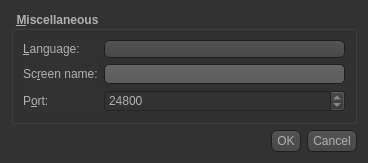
<?xml version="1.0" encoding="UTF-8"?>
<ui version="4.0">
 <class>SettingsDialogBase</class>
 <widget class="QDialog" name="SettingsDialogBase">
  <property name="geometry">
   <rect>
    <x>0</x>
    <y>0</y>
    <width>368</width>
    <height>152</height>
   </rect>
  </property>
  <property name="palette">
   <palette>
    <active>
     <colorrole role="WindowText">
      <brush brushstyle="SolidPattern">
       <color alpha="255">
        <red>177</red>
        <green>177</green>
        <blue>177</blue>
       </color>
      </brush>
     </colorrole>
     <colorrole role="Button">
      <brush brushstyle="SolidPattern">
       <color alpha="255">
        <red>50</red>
        <green>50</green>
        <blue>50</blue>
       </color>
      </brush>
     </colorrole>
     <colorrole role="Light">
      <brush brushstyle="SolidPattern">
       <color alpha="255">
        <red>255</red>
        <green>255</green>
        <blue>255</blue>
       </color>
      </brush>
     </colorrole>
     <colorrole role="Midlight">
      <brush brushstyle="SolidPattern">
       <color alpha="255">
        <red>255</red>
        <green>255</green>
        <blue>255</blue>
       </color>
      </brush>
     </colorrole>
     <colorrole role="Dark">
      <brush brushstyle="SolidPattern">
       <color alpha="255">
        <red>127</red>
        <green>127</green>
        <blue>127</blue>
       </color>
      </brush>
     </colorrole>
     <colorrole role="Mid">
      <brush brushstyle="SolidPattern">
       <color alpha="255">
        <red>170</red>
        <green>170</green>
        <blue>170</blue>
       </color>
      </brush>
     </colorrole>
     <colorrole role="Text">
      <brush brushstyle="SolidPattern">
       <color alpha="255">
        <red>177</red>
        <green>177</green>
        <blue>177</blue>
       </color>
      </brush>
     </colorrole>
     <colorrole role="BrightText">
      <brush brushstyle="SolidPattern">
       <color alpha="255">
        <red>255</red>
        <green>255</green>
        <blue>255</blue>
       </color>
      </brush>
     </colorrole>
     <colorrole role="ButtonText">
      <brush brushstyle="SolidPattern">
       <color alpha="255">
        <red>177</red>
        <green>177</green>
        <blue>177</blue>
       </color>
      </brush>
     </colorrole>
     <colorrole role="Base">
      <brush brushstyle="SolidPattern">
       <color alpha="255">
        <red>50</red>
        <green>50</green>
        <blue>50</blue>
       </color>
      </brush>
     </colorrole>
     <colorrole role="Window">
      <brush brushstyle="SolidPattern">
       <color alpha="255">
        <red>50</red>
        <green>50</green>
        <blue>50</blue>
       </color>
      </brush>
     </colorrole>
     <colorrole role="Shadow">
      <brush brushstyle="SolidPattern">
       <color alpha="255">
        <red>0</red>
        <green>0</green>
        <blue>0</blue>
       </color>
      </brush>
     </colorrole>
     <colorrole role="AlternateBase">
      <brush brushstyle="SolidPattern">
       <color alpha="255">
        <red>255</red>
        <green>255</green>
        <blue>255</blue>
       </color>
      </brush>
     </colorrole>
     <colorrole role="ToolTipBase">
      <brush brushstyle="SolidPattern">
       <color alpha="255">
        <red>255</red>
        <green>255</green>
        <blue>220</blue>
       </color>
      </brush>
     </colorrole>
     <colorrole role="ToolTipText">
      <brush brushstyle="SolidPattern">
       <color alpha="255">
        <red>0</red>
        <green>0</green>
        <blue>0</blue>
       </color>
      </brush>
     </colorrole>
    </active>
    <inactive>
     <colorrole role="WindowText">
      <brush brushstyle="SolidPattern">
       <color alpha="255">
        <red>177</red>
        <green>177</green>
        <blue>177</blue>
       </color>
      </brush>
     </colorrole>
     <colorrole role="Button">
      <brush brushstyle="SolidPattern">
       <color alpha="255">
        <red>50</red>
        <green>50</green>
        <blue>50</blue>
       </color>
      </brush>
     </colorrole>
     <colorrole role="Light">
      <brush brushstyle="SolidPattern">
       <color alpha="255">
        <red>255</red>
        <green>255</green>
        <blue>255</blue>
       </color>
      </brush>
     </colorrole>
     <colorrole role="Midlight">
      <brush brushstyle="SolidPattern">
       <color alpha="255">
        <red>255</red>
        <green>255</green>
        <blue>255</blue>
       </color>
      </brush>
     </colorrole>
     <colorrole role="Dark">
      <brush brushstyle="SolidPattern">
       <color alpha="255">
        <red>127</red>
        <green>127</green>
        <blue>127</blue>
       </color>
      </brush>
     </colorrole>
     <colorrole role="Mid">
      <brush brushstyle="SolidPattern">
       <color alpha="255">
        <red>170</red>
        <green>170</green>
        <blue>170</blue>
       </color>
      </brush>
     </colorrole>
     <colorrole role="Text">
      <brush brushstyle="SolidPattern">
       <color alpha="255">
        <red>177</red>
        <green>177</green>
        <blue>177</blue>
       </color>
      </brush>
     </colorrole>
     <colorrole role="BrightText">
      <brush brushstyle="SolidPattern">
       <color alpha="255">
        <red>255</red>
        <green>255</green>
        <blue>255</blue>
       </color>
      </brush>
     </colorrole>
     <colorrole role="ButtonText">
      <brush brushstyle="SolidPattern">
       <color alpha="255">
        <red>177</red>
        <green>177</green>
        <blue>177</blue>
       </color>
      </brush>
     </colorrole>
     <colorrole role="Base">
      <brush brushstyle="SolidPattern">
       <color alpha="255">
        <red>50</red>
        <green>50</green>
        <blue>50</blue>
       </color>
      </brush>
     </colorrole>
     <colorrole role="Window">
      <brush brushstyle="SolidPattern">
       <color alpha="255">
        <red>50</red>
        <green>50</green>
        <blue>50</blue>
       </color>
      </brush>
     </colorrole>
     <colorrole role="Shadow">
      <brush brushstyle="SolidPattern">
       <color alpha="255">
        <red>0</red>
        <green>0</green>
        <blue>0</blue>
       </color>
      </brush>
     </colorrole>
     <colorrole role="AlternateBase">
      <brush brushstyle="SolidPattern">
       <color alpha="255">
        <red>255</red>
        <green>255</green>
        <blue>255</blue>
       </color>
      </brush>
     </colorrole>
     <colorrole role="ToolTipBase">
      <brush brushstyle="SolidPattern">
       <color alpha="255">
        <red>255</red>
        <green>255</green>
        <blue>220</blue>
       </color>
      </brush>
     </colorrole>
     <colorrole role="ToolTipText">
      <brush brushstyle="SolidPattern">
       <color alpha="255">
        <red>0</red>
        <green>0</green>
        <blue>0</blue>
       </color>
      </brush>
     </colorrole>
    </inactive>
    <disabled>
     <colorrole role="WindowText">
      <brush brushstyle="SolidPattern">
       <color alpha="255">
        <red>64</red>
        <green>64</green>
        <blue>64</blue>
       </color>
      </brush>
     </colorrole>
     <colorrole role="Button">
      <brush brushstyle="SolidPattern">
       <color alpha="255">
        <red>50</red>
        <green>50</green>
        <blue>50</blue>
       </color>
      </brush>
     </colorrole>
     <colorrole role="Light">
      <brush brushstyle="SolidPattern">
       <color alpha="255">
        <red>255</red>
        <green>255</green>
        <blue>255</blue>
       </color>
      </brush>
     </colorrole>
     <colorrole role="Midlight">
      <brush brushstyle="SolidPattern">
       <color alpha="255">
        <red>255</red>
        <green>255</green>
        <blue>255</blue>
       </color>
      </brush>
     </colorrole>
     <colorrole role="Dark">
      <brush brushstyle="SolidPattern">
       <color alpha="255">
        <red>127</red>
        <green>127</green>
        <blue>127</blue>
       </color>
      </brush>
     </colorrole>
     <colorrole role="Mid">
      <brush brushstyle="SolidPattern">
       <color alpha="255">
        <red>170</red>
        <green>170</green>
        <blue>170</blue>
       </color>
      </brush>
     </colorrole>
     <colorrole role="Text">
      <brush brushstyle="SolidPattern">
       <color alpha="255">
        <red>64</red>
        <green>64</green>
        <blue>64</blue>
       </color>
      </brush>
     </colorrole>
     <colorrole role="BrightText">
      <brush brushstyle="SolidPattern">
       <color alpha="255">
        <red>255</red>
        <green>255</green>
        <blue>255</blue>
       </color>
      </brush>
     </colorrole>
     <colorrole role="ButtonText">
      <brush brushstyle="SolidPattern">
       <color alpha="255">
        <red>64</red>
        <green>64</green>
        <blue>64</blue>
       </color>
      </brush>
     </colorrole>
     <colorrole role="Base">
      <brush brushstyle="SolidPattern">
       <color alpha="255">
        <red>50</red>
        <green>50</green>
        <blue>50</blue>
       </color>
      </brush>
     </colorrole>
     <colorrole role="Window">
      <brush brushstyle="SolidPattern">
       <color alpha="255">
        <red>50</red>
        <green>50</green>
        <blue>50</blue>
       </color>
      </brush>
     </colorrole>
     <colorrole role="Shadow">
      <brush brushstyle="SolidPattern">
       <color alpha="255">
        <red>0</red>
        <green>0</green>
        <blue>0</blue>
       </color>
      </brush>
     </colorrole>
     <colorrole role="AlternateBase">
      <brush brushstyle="SolidPattern">
       <color alpha="255">
        <red>255</red>
        <green>255</green>
        <blue>255</blue>
       </color>
      </brush>
     </colorrole>
     <colorrole role="ToolTipBase">
      <brush brushstyle="SolidPattern">
       <color alpha="255">
        <red>255</red>
        <green>255</green>
        <blue>220</blue>
       </color>
      </brush>
     </colorrole>
     <colorrole role="ToolTipText">
      <brush brushstyle="SolidPattern">
       <color alpha="255">
        <red>0</red>
        <green>0</green>
        <blue>0</blue>
       </color>
      </brush>
     </colorrole>
    </disabled>
   </palette>
  </property>
  <property name="windowTitle">
   <string>Settings</string>
  </property>
  <property name="styleSheet">
   <string notr="true">QToolTip
{
     border: 1px solid black;
     background-color: #ffa02f;
     padding: 1px;
     border-radius: 3px;
     opacity: 100;
}

QWidget
{
    color: #b1b1b1;
    background-color: #323232;
}

QWidget:item:hover
{
    background-color: QLinearGradient( x1: 0, y1: 0, x2: 0, y2: 1, stop: 0 #ffa02f, stop: 1 #ca0619);
    color: #000000;
}

QWidget:item:selected
{
    background-color: QLinearGradient( x1: 0, y1: 0, x2: 0, y2: 1, stop: 0 #ffa02f, stop: 1 #d7801a);
}

QMenuBar::item
{
    background: transparent;
}

QMenuBar::item:selected
{
    background: transparent;
    border: 1px solid #ffaa00;
}

QMenuBar::item:pressed
{
    background: #444;
    border: 1px solid #000;
    background-color: QLinearGradient(
        x1:0, y1:0,
        x2:0, y2:1,
        stop:1 #212121,
        stop:0.4 #343434/*,
        stop:0.2 #343434,
        stop:0.1 #ffaa00*/
    );
    margin-bottom:-1px;
    padding-bottom:1px;
}

QMenu
{
    border: 1px solid #000;
}

QMenu::item
{
    padding: 2px 20px 2px 20px;
}

QMenu::item:selected
{
    color: #000000;
}

QWidget:disabled
{
    color: #404040;
    background-color: #323232;
}

QAbstractItemView
{
    background-color: QLinearGradient( x1: 0, y1: 0, x2: 0, y2: 1, stop: 0 #4d4d4d, stop: 0.1 #646464, stop: 1 #5d5d5d);
}

QWidget:focus
{
    /*border: 2px solid QLinearGradient( x1: 0, y1: 0, x2: 0, y2: 1, stop: 0 #ffa02f, stop: 1 #d7801a);*/
}

QLineEdit
{
    background-color: QLinearGradient( x1: 0, y1: 0, x2: 0, y2: 1, stop: 0 #4d4d4d, stop: 0 #646464, stop: 1 #5d5d5d);
    padding: 1px;
    border-style: solid;
    border: 1px solid #1e1e1e;
    border-radius: 5;
}

QPushButton
{
    color: #b1b1b1;
    background-color: QLinearGradient( x1: 0, y1: 0, x2: 0, y2: 1, stop: 0 #565656, stop: 0.1 #525252, stop: 0.5 #4e4e4e, stop: 0.9 #4a4a4a, stop: 1 #464646);
    border-width: 1px;
    border-color: #1e1e1e;
    border-style: solid;
    border-radius: 6;
    padding: 3px;
    font-size: 12px;
    padding-left: 5px;
    padding-right: 5px;
}

QPushButton:pressed
{
    background-color: QLinearGradient( x1: 0, y1: 0, x2: 0, y2: 1, stop: 0 #2d2d2d, stop: 0.1 #2b2b2b, stop: 0.5 #292929, stop: 0.9 #282828, stop: 1 #252525);
}

QComboBox
{
    selection-background-color: #ffaa00;
    background-color: QLinearGradient( x1: 0, y1: 0, x2: 0, y2: 1, stop: 0 #565656, stop: 0.1 #525252, stop: 0.5 #4e4e4e, stop: 0.9 #4a4a4a, stop: 1 #464646);
    border-style: solid;
    border: 1px solid #1e1e1e;
    border-radius: 5;
}

QComboBox:hover,QPushButton:hover
{
    border: 2px solid QLinearGradient( x1: 0, y1: 0, x2: 0, y2: 1, stop: 0 #ffa02f, stop: 1 #d7801a);
}


QComboBox:on
{
    padding-top: 3px;
    padding-left: 4px;
    background-color: QLinearGradient( x1: 0, y1: 0, x2: 0, y2: 1, stop: 0 #2d2d2d, stop: 0.1 #2b2b2b, stop: 0.5 #292929, stop: 0.9 #282828, stop: 1 #252525);
    selection-background-color: #ffaa00;
}

QComboBox QAbstractItemView
{
    border: 2px solid darkgray;
    selection-background-color: QLinearGradient( x1: 0, y1: 0, x2: 0, y2: 1, stop: 0 #ffa02f, stop: 1 #d7801a);
}

QComboBox::drop-down
{
     subcontrol-origin: padding;
     subcontrol-position: top right;
     width: 15px;

     border-left-width: 0px;
     border-left-color: darkgray;
     border-left-style: solid; /* just a single line */
     border-top-right-radius: 3px; /* same radius as the QComboBox */
     border-bottom-right-radius: 3px;
 }

QComboBox::down-arrow
{
     image: url(:/down_arrow.png);
}

QGroupBox:focus
{
border: 2px solid QLinearGradient( x1: 0, y1: 0, x2: 0, y2: 1, stop: 0 #ffa02f, stop: 1 #d7801a);
}

QTextEdit:focus
{
    border: 2px solid QLinearGradient( x1: 0, y1: 0, x2: 0, y2: 1, stop: 0 #ffa02f, stop: 1 #d7801a);
}

QScrollBar:horizontal {
     border: 1px solid #222222;
     background: QLinearGradient( x1: 0, y1: 0, x2: 0, y2: 1, stop: 0.0 #121212, stop: 0.2 #282828, stop: 1 #484848);
     height: 7px;
     margin: 0px 16px 0 16px;
}

QScrollBar::handle:horizontal
{
      background: QLinearGradient( x1: 0, y1: 0, x2: 1, y2: 0, stop: 0 #ffa02f, stop: 0.5 #d7801a, stop: 1 #ffa02f);
      min-height: 20px;
      border-radius: 2px;
}

QScrollBar::add-line:horizontal {
      border: 1px solid #1b1b19;
      border-radius: 2px;
      background: QLinearGradient( x1: 0, y1: 0, x2: 1, y2: 0, stop: 0 #ffa02f, stop: 1 #d7801a);
      width: 14px;
      subcontrol-position: right;
      subcontrol-origin: margin;
}

QScrollBar::sub-line:horizontal {
      border: 1px solid #1b1b19;
      border-radius: 2px;
      background: QLinearGradient( x1: 0, y1: 0, x2: 1, y2: 0, stop: 0 #ffa02f, stop: 1 #d7801a);
      width: 14px;
     subcontrol-position: left;
     subcontrol-origin: margin;
}

QScrollBar::right-arrow:horizontal, QScrollBar::left-arrow:horizontal
{
      border: 1px solid black;
      width: 1px;
      height: 1px;
      background: white;
}

QScrollBar::add-page:horizontal, QScrollBar::sub-page:horizontal
{
      background: none;
}

QScrollBar:vertical
{
      background: QLinearGradient( x1: 0, y1: 0, x2: 1, y2: 0, stop: 0.0 #121212, stop: 0.2 #282828, stop: 1 #484848);
      width: 7px;
      margin: 16px 0 16px 0;
      border: 1px solid #222222;
}

QScrollBar::handle:vertical
{
      background: QLinearGradient( x1: 0, y1: 0, x2: 0, y2: 1, stop: 0 #ffa02f, stop: 0.5 #d7801a, stop: 1 #ffa02f);
      min-height: 20px;
      border-radius: 2px;
}

QScrollBar::add-line:vertical
{
      border: 1px solid #1b1b19;
      border-radius: 2px;
      background: QLinearGradient( x1: 0, y1: 0, x2: 0, y2: 1, stop: 0 #ffa02f, stop: 1 #d7801a);
      height: 14px;
      subcontrol-position: bottom;
      subcontrol-origin: margin;
}

QScrollBar::sub-line:vertical
{
      border: 1px solid #1b1b19;
      border-radius: 2px;
      background: QLinearGradient( x1: 0, y1: 0, x2: 0, y2: 1, stop: 0 #d7801a, stop: 1 #ffa02f);
      height: 14px;
      subcontrol-position: top;
      subcontrol-origin: margin;
}

QScrollBar::up-arrow:vertical, QScrollBar::down-arrow:vertical
{
      border: 1px solid black;
      width: 1px;
      height: 1px;
      background: white;
}


QScrollBar::add-page:vertical, QScrollBar::sub-page:vertical
{
      background: none;
}

QTextEdit
{
    background-color: #242424;
}

QPlainTextEdit
{
    background-color: #242424;
}

QHeaderView::section
{
    background-color: QLinearGradient(x1:0, y1:0, x2:0, y2:1, stop:0 #616161, stop: 0.5 #505050, stop: 0.6 #434343, stop:1 #656565);
    color: white;
    padding-left: 4px;
    border: 1px solid #6c6c6c;
}

QCheckBox:disabled
{
color: #414141;
}

QDockWidget::title
{
    text-align: center;
    spacing: 3px; /* spacing between items in the tool bar */
    background-color: QLinearGradient(x1:0, y1:0, x2:0, y2:1, stop:0 #323232, stop: 0.5 #242424, stop:1 #323232);
}

QDockWidget::close-button, QDockWidget::float-button
{
    text-align: center;
    spacing: 1px; /* spacing between items in the tool bar */
    background-color: QLinearGradient(x1:0, y1:0, x2:0, y2:1, stop:0 #323232, stop: 0.5 #242424, stop:1 #323232);
}

QDockWidget::close-button:hover, QDockWidget::float-button:hover
{
    background: #242424;
}

QDockWidget::close-button:pressed, QDockWidget::float-button:pressed
{
    padding: 1px -1px -1px 1px;
}

QMainWindow::separator
{
    background-color: QLinearGradient(x1:0, y1:0, x2:0, y2:1, stop:0 #161616, stop: 0.5 #151515, stop: 0.6 #212121, stop:1 #343434);
    color: white;
    padding-left: 4px;
    border: 1px solid #4c4c4c;
    spacing: 3px; /* spacing between items in the tool bar */
}

QMainWindow::separator:hover
{

    background-color: QLinearGradient(x1:0, y1:0, x2:0, y2:1, stop:0 #d7801a, stop:0.5 #b56c17 stop:1 #ffa02f);
    color: white;
    padding-left: 4px;
    border: 1px solid #6c6c6c;
    spacing: 3px; /* spacing between items in the tool bar */
}

QToolBar::handle
{
     spacing: 3px; /* spacing between items in the tool bar */
     background: url(:/images/handle.png);
}

QMenu::separator
{
    height: 2px;
    background-color: QLinearGradient(x1:0, y1:0, x2:0, y2:1, stop:0 #161616, stop: 0.5 #151515, stop: 0.6 #212121, stop:1 #343434);
    color: white;
    padding-left: 4px;
    margin-left: 10px;
    margin-right: 5px;
}

QProgressBar
{
    border: 2px solid grey;
    border-radius: 5px;
    text-align: center;
}

QProgressBar::chunk
{
    background-color: #d7801a;
    width: 2.15px;
    margin: 0.5px;
}

QTabBar::tab {
    color: #b1b1b1;
    border: 1px solid #444;
    border-bottom-style: none;
    background-color: #323232;
    padding-left: 10px;
    padding-right: 10px;
    padding-top: 3px;
    padding-bottom: 2px;
    margin-right: -1px;
}

QTabWidget::pane {
    border: 1px solid #444;
    top: 1px;
}

QTabBar::tab:last
{
    margin-right: 0; /* the last selected tab has nothing to overlap with on the right */
    border-top-right-radius: 3px;
}

QTabBar::tab:first:!selected
{
 margin-left: 0px; /* the last selected tab has nothing to overlap with on the right */


    border-top-left-radius: 3px;
}

QTabBar::tab:!selected
{
    color: #b1b1b1;
    border-bottom-style: solid;
    margin-top: 3px;
    background-color: QLinearGradient(x1:0, y1:0, x2:0, y2:1, stop:1 #212121, stop:.4 #343434);
}

QTabBar::tab:selected
{
    border-top-left-radius: 3px;
    border-top-right-radius: 3px;
    margin-bottom: 0px;
}

QTabBar::tab:!selected:hover
{
    /*border-top: 2px solid #ffaa00;
    padding-bottom: 3px;*/
    border-top-left-radius: 3px;
    border-top-right-radius: 3px;
    background-color: QLinearGradient(x1:0, y1:0, x2:0, y2:1, stop:1 #212121, stop:0.4 #343434, stop:0.2 #343434, stop:0.1 #ffaa00);
}

QRadioButton::indicator:checked, QRadioButton::indicator:unchecked{
    color: #b1b1b1;
    background-color: #323232;
    border: 1px solid #b1b1b1;
    border-radius: 6px;
}

QRadioButton::indicator:checked
{
    background-color: qradialgradient(
        cx: 0.5, cy: 0.5,
        fx: 0.5, fy: 0.5,
        radius: 1.0,
        stop: 0.25 #ffaa00,
        stop: 0.3 #323232
    );
}

QCheckBox::indicator{
    color: #b1b1b1;
    background-color: #323232;
    border: 1px solid #b1b1b1;
    width: 9px;
    height: 9px;
}

QRadioButton::indicator
{
    border-radius: 6px;
}

QRadioButton::indicator:hover, QCheckBox::indicator:hover
{
    border: 1px solid #ffaa00;
}

QCheckBox::indicator:checked
{
    image:url(:/images/checkbox.png);
}

QCheckBox::indicator:disabled, QRadioButton::indicator:disabled
{
    border: 1px solid #444;
}</string>
  </property>
  <layout class="QVBoxLayout" name="verticalLayout">
   <item>
    <widget class="QGroupBox" name="m_pGroupAdvanced">
     <property name="font">
      <font>
       <weight>75</weight>
       <bold>true</bold>
      </font>
     </property>
     <property name="title">
      <string>&amp;Miscellaneous</string>
     </property>
     <layout class="QGridLayout" name="gridLayout_3">
      <item row="1" column="0">
       <widget class="QLabel" name="m_pLabel_19">
        <property name="minimumSize">
         <size>
          <width>75</width>
          <height>0</height>
         </size>
        </property>
        <property name="text">
         <string>Sc&amp;reen name:</string>
        </property>
        <property name="buddy">
         <cstring>m_pLineEditScreenName</cstring>
        </property>
       </widget>
      </item>
      <item row="1" column="1">
       <widget class="QLineEdit" name="m_pLineEditScreenName">
        <property name="enabled">
         <bool>true</bool>
        </property>
       </widget>
      </item>
      <item row="2" column="0">
       <widget class="QLabel" name="m_pLabel_20">
        <property name="text">
         <string>P&amp;ort:</string>
        </property>
        <property name="buddy">
         <cstring>m_pSpinBoxPort</cstring>
        </property>
       </widget>
      </item>
      <item row="2" column="1">
       <widget class="QSpinBox" name="m_pSpinBoxPort">
        <property name="enabled">
         <bool>true</bool>
        </property>
        <property name="sizePolicy">
         <sizepolicy hsizetype="MinimumExpanding" vsizetype="Fixed">
          <horstretch>0</horstretch>
          <verstretch>0</verstretch>
         </sizepolicy>
        </property>
        <property name="maximum">
         <number>65535</number>
        </property>
        <property name="value">
         <number>24800</number>
        </property>
       </widget>
      </item>
      <item row="0" column="0">
       <widget class="QLabel" name="m_pLabel_27">
        <property name="sizePolicy">
         <sizepolicy hsizetype="Preferred" vsizetype="Preferred">
          <horstretch>0</horstretch>
          <verstretch>0</verstretch>
         </sizepolicy>
        </property>
        <property name="minimumSize">
         <size>
          <width>75</width>
          <height>0</height>
         </size>
        </property>
        <property name="text">
         <string>&amp;Language:</string>
        </property>
        <property name="buddy">
         <cstring>m_pComboLanguage</cstring>
        </property>
       </widget>
      </item>
      <item row="0" column="1">
       <widget class="QComboBox" name="m_pComboLanguage"/>
      </item>
     </layout>
    </widget>
   </item>
   <item>
    <spacer name="verticalSpacer">
     <property name="orientation">
      <enum>Qt::Vertical</enum>
     </property>
     <property name="sizeHint" stdset="0">
      <size>
       <width>20</width>
       <height>40</height>
      </size>
     </property>
    </spacer>
   </item>
   <item>
    <widget class="QDialogButtonBox" name="buttonBox">
     <property name="font">
      <font>
       <weight>75</weight>
       <bold>true</bold>
      </font>
     </property>
     <property name="orientation">
      <enum>Qt::Horizontal</enum>
     </property>
     <property name="standardButtons">
      <set>QDialogButtonBox::Cancel|QDialogButtonBox::Ok</set>
     </property>
    </widget>
   </item>
  </layout>
 </widget>
 <tabstops>
  <tabstop>m_pComboLanguage</tabstop>
  <tabstop>m_pLineEditScreenName</tabstop>
  <tabstop>m_pSpinBoxPort</tabstop>
  <tabstop>buttonBox</tabstop>
 </tabstops>
 <resources/>
 <connections>
  <connection>
   <sender>buttonBox</sender>
   <signal>accepted()</signal>
   <receiver>SettingsDialogBase</receiver>
   <slot>accept()</slot>
   <hints>
    <hint type="sourcelabel">
     <x>266</x>
     <y>340</y>
    </hint>
    <hint type="destinationlabel">
     <x>157</x>
     <y>274</y>
    </hint>
   </hints>
  </connection>
  <connection>
   <sender>buttonBox</sender>
   <signal>rejected()</signal>
   <receiver>SettingsDialogBase</receiver>
   <slot>reject()</slot>
   <hints>
    <hint type="sourcelabel">
     <x>334</x>
     <y>340</y>
    </hint>
    <hint type="destinationlabel">
     <x>286</x>
     <y>274</y>
    </hint>
   </hints>
  </connection>
 </connections>
</ui>
